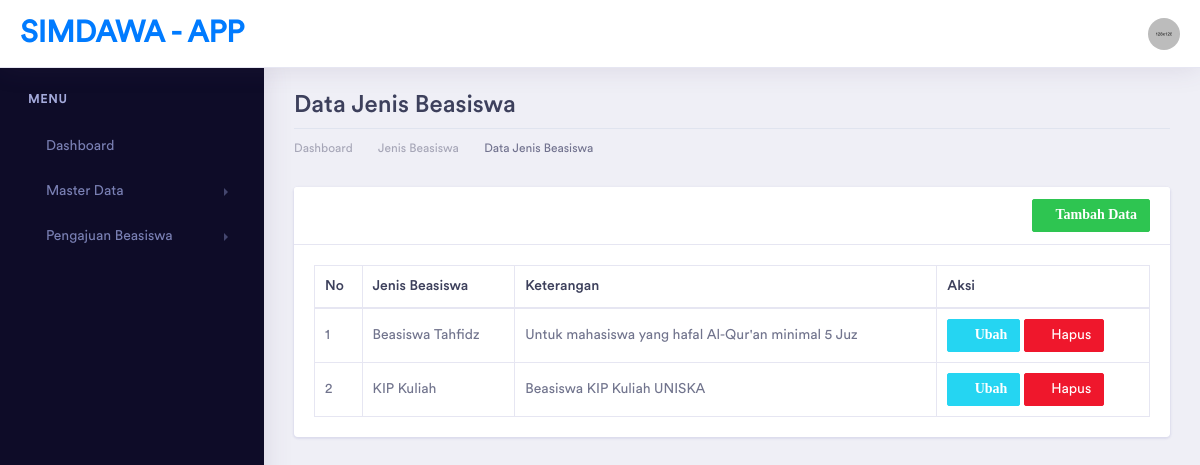
Page /index.php/jenis on the earlier database version.
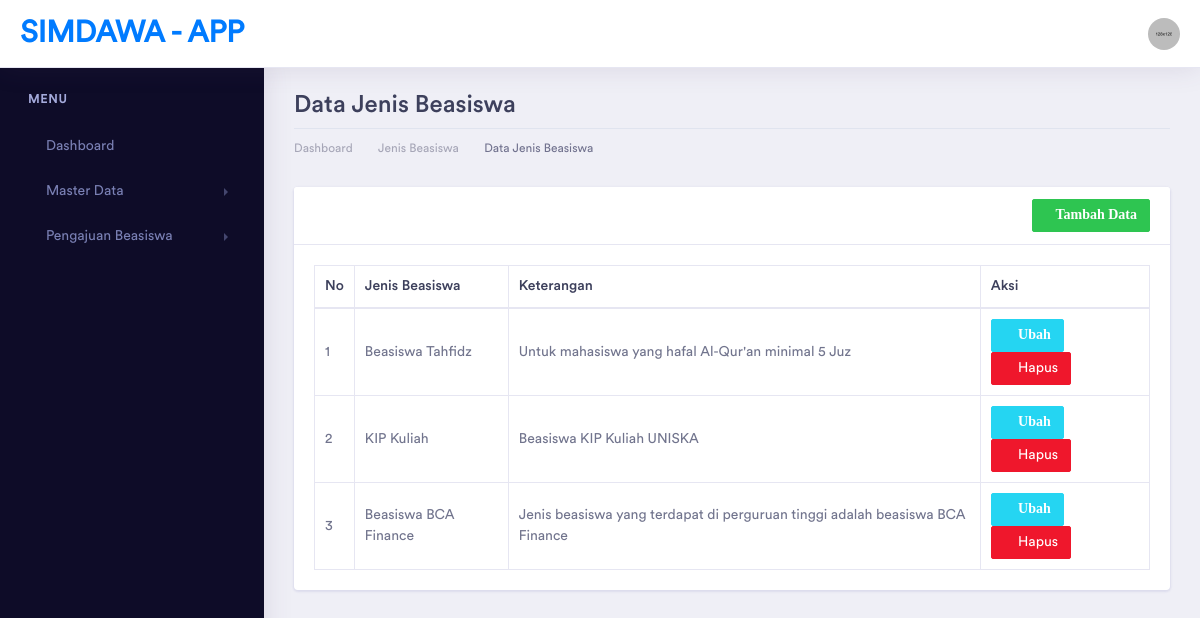
Same page on the later database version.
### tables this page shows
CREATE TABLE `jenis_beasiswa` (
  `id` int(11) NOT NULL,
  `nama_jenis` varchar(50) DEFAULT NULL,
  `keterangan` varchar(100) DEFAULT NULL
);

### application/controllers/Jenis.php (called while the page is built, shortened)
<?php
class Jenis extends CI_Controller
{
    function __construct()
    {
        $this->load->model('JenisModel');
    }
    public function index()
    {
        $data['title'] = "Dashboard | SIMDAWA-APP";
        $data['jenis'] = $this->JenisModel->get_jenis();
        $this->load->view('template/header', $data);
        $this->load->view('template/sidebar');
        $this->load->view('jenis/jenis_read', $data);
        $this->load->view('template/footer');
    }
}

### index.php (called while the page is built, shortened)
<?php
require_once BASEPATH.'core/CodeIgniter.php';

### application/models/JenisModel.php (called while the page is built, shortened)
<?php
class JenisModel extends CI_Model
{
    private $tabel = "jenis_beasiswa";
    public function get_jenis()
    {
        return $this->db->get($this->tabel)->result();
    }
}

### application/views/jenis/jenis_read.php (the view, shortened to what this page needs)
<div class="dashboard-wrapper">
    <div class="container-fluid dashboard-content">
        <div class="row">
            <div class="col-xl-12 col-lg-12 col-md-12 col-sm-12 col-12">
                <div class="page-header">
                    <h2 class="pageheader-title">Data Jenis Beasiswa </h2>
                    <div class="page-breadcrumb">
                        <nav aria-label="breadcrumb">
                            <ol class="breadcrumb">
                                <li class="breadcrumb-item"><a href="<?= base_url('home') ?>" class="breadcrumb-link">Dashboard</a></li>
                                <li class="breadcrumb-item"><a href="<?= base_url('jenis') ?>" class="breadcrumb-link">Jenis Beasiswa</a></li>
                                <li class="breadcrumb-item active" aria-current="page">Data Jenis Beasiswa</li>
                            </ol>
                        </nav>
                    </div>
                </div>
            </div>
        </div>
        <div class="row">
            <div class="col-xl-12 col-lg-12 col-md-12 col-sm-12 col-12">
                <div class="card">
                    <div class="card-header">
                        <a href="<?= base_url('jenis/tambah') ?>" class="btn btn-sm btn-success float-right"><i class="fas fa-plus">Tambah Data</i></a>
                    </div>
                    <div class="card-body">
                        <table class="table table-bordered" id="mytabel">
                            <thead>
                                <tr>
                                    <th>No</th>
                                    <th>Jenis Beasiswa</th>
                                    <th>Keterangan</th>
                                    <th>Aksi</th>
                                </tr>
                            </thead>
                            <tbody>
                                <?php $no = 1;
                                foreach ($jenis as $a) {
                                ?>
                                    <tr>
                                        <td><?= $no++ ?></td>
                                        <td><?= $a->nama_jenis ?></td>
                                        <td><?= $a->keterangan ?></td>
                                        <td>
                                            <a href="<?= base_url('jenis/ubah/' . $a->id) ?>" class="btn btn-sm btn-info"><i class="fas fa-edit"> Ubah</i></a>
                                            <a href="<?= base_url('jenis/hapus/' . $a->id) ?> " class="btn btn-sm btn-danger" onclick="return confirm('Ingin hapus data ini?')"><i class="fas fa-trash"></i> Hapus</a>
                                        </td>
                                    </tr>
                                <?php
                                }
                                ?>
                            </tbody>
                        </table>
                    </div>
                </div>
            </div>
        </div>
    </div>
</div>

Differences in the rows shown:
added jenis_beasiswa: nama_jenis "Beasiswa BCA Finance", keterangan "Jenis beasiswa yang terdapat di perguruan tinggi adalah beasiswa BCA Finance"
